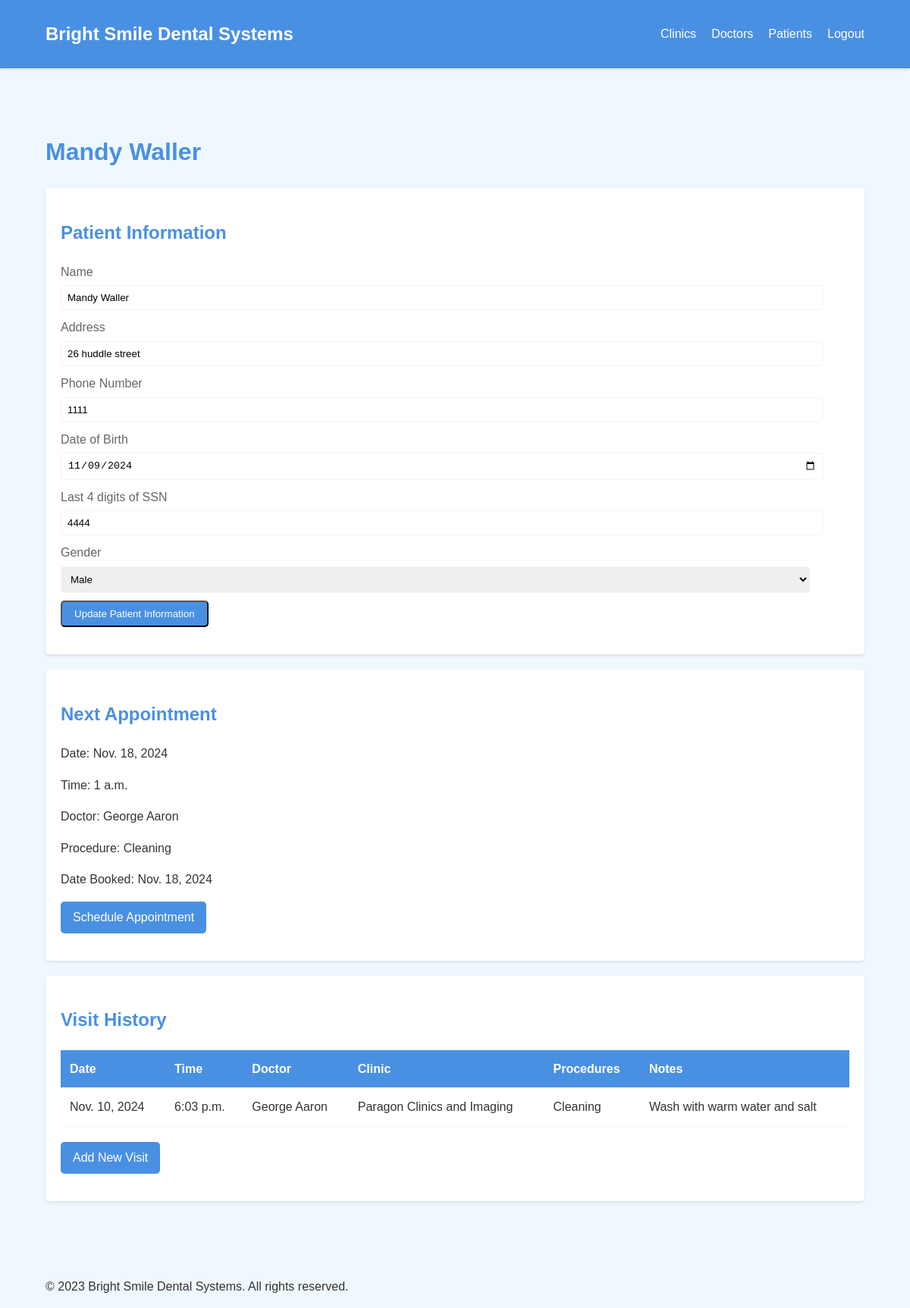
The page /patients/detail/1/ (signed in) on the database its author committed.
### patients/models.py (models this page shows, shortened)
class Patient(models.Model):
    name = models.CharField(max_length=200)
    d_o_b = models.DateField()
    address = models.CharField(max_length=200)
    MALE = "M"
    FEMALE = "F"
    OTHER = "O"
    gender_choices = [
        (MALE, "M"),
        (FEMALE, "F"),
        (OTHER, "O"),
    ]
    gender = models.CharField(max_length=6,
                              choices=gender_choices,
                              default=OTHER)
    ssn_last_4 = models.CharField(max_length=4, default="4444")
    phone_number = PhoneNumberField()

class Appointment(models.Model):
    patient = models.ForeignKey(Patient, on_delete=models.SET_NULL, null=True, related_name="patient_appointment")
    last_visit_date = models.DateField()
    last_visit_time = models.TimeField()
    last_visit_doctor = models.ForeignKey(Doctor, on_delete=models.SET_NULL, null=True, related_name="doctor_last_appointment")
    last_visit_procedures = models.ManyToManyField(Procedure, blank=True, related_name="past_patient_procedures")
    next_appointment = models.BooleanField(default=False)
    next_appointment_date = models.DateField()
    next_appointment_time = models.TimeField()
    next_appointment_doctor = models.ForeignKey(Doctor, on_delete=models.SET_NULL, null=True, related_name="doctor_next_appointment")
    next_appointment_procedure  = models.ForeignKey(Procedure, on_delete=models.DO_NOTHING, related_name="patient_current_procedure")

class Visit(models.Model):
    patient = models.ForeignKey(Patient, on_delete=models.SET_NULL, null=True, related_name="patient_visits")
    visit_date = models.DateField()
    visit_time = models.TimeField()
    doctor = models.ForeignKey(Doctor, on_delete=models.SET_NULL, null=True, related_name="patient_visited")
    clinic = models.ForeignKey(Clinic, on_delete=models.SET_NULL, null=True, related_name="patients_seen")
    procedures = models.ManyToManyField(Procedure, blank=True)
    doctors_notes = models.TextField()

### doctors/models.py (models this page shows, shortened)
class Doctor(models.Model):
    npi = models.IntegerField()
    name = models.CharField(max_length=200)
    email = models.EmailField(default="brightsmile@gmail.com")
    phone_number = PhoneNumberField(max_length=14, default='+234')
    office_address = models.CharField(max_length=200)
    specialties = models.ManyToManyField(Procedure, blank=True)

class Procedure(models.Model):
    name = models.CharField(max_length=200)
    def __str__(self):
        return self.name

### clinics/models.py (models this page shows, shortened)
class Clinic(models.Model):
    name = models.CharField(max_length=200)
    phone_number = PhoneNumberField()
    city = models.CharField(max_length=200)
    state = models.CharField(max_length=200)
    doctors = models.ManyToManyField(Doctor, blank=True, related_name="working_in")

### patients/views.py (the view)
# urls.py: path("detail/<int:pk>/", PatientDetailView.as_view(), name='detail-patients'),
class PatientDetailView(LoginRequiredMixin, DetailView):
    model = Patient
    context_object_name = 'patient'
    template_name = "patient_detail.html"
    def get_object(self, **kwargs):
        pk = self.kwargs.get('pk')
        self.patient = Patient.objects.prefetch_related('patient_visits', 'patient_appointment').get(pk=pk)
        return self.patient
    def get_context_data(self, **kwargs):
        context = super().get_context_data(**kwargs)
        appointment = Appointment.objects.get(patient=self.patient)
        context["appointment"] = appointment
        return context

### patients/templatetags/patient_filters.py (called while the page is built)
@register.filter
def join_names(procedures):
    return ", ".join(procedure.name for procedure in procedures)

### patients/templates/patient_detail.html (shortened to what this page needs)
{% extends 'base.html' %}
{% block content %}
{% load patient_filters %}
<h1>{{ patient.name }}</h1>
<div class="card">
    <h2>Patient Information</h2>
    <form action="{% url 'patients_urls:edit-patients' patient.id %}" method="post">
        <label for="name">Name</label>
        <input type="text" id="name" name="name" value="{{ patient.name }}" required>
        <label for="address">Address</label>
        <input type="text" id="address" name="address" value="{{ patient.address }}" required>
        <label for="phone_number">Phone Number</label>
        <input type="tel" id="phone_number" name="phone_number" value="{{ patient.phone_number }}" required>
        <label for="date_of_birth">Date of Birth</label>
        <input type="date" id="date_of_birth" name="date_of_birth" value="{{ patient.d_o_b|date:'Y-m-d' }}" required>
        <label for="ssn_last_4">Last 4 digits of SSN</label>
        <input type="text" id="ssn_last_4" name="ssn_last_4" value="{{ patient.ssn_last_4 }}" required pattern="\d{4}" maxlength="4">
        <label for="gender">Gender</label>
        <select id="gender" name="gender" required>
            <option value="M" {% if patient.gender == 'M' %}selected{% endif %}>Male</option>
        </select>
        <button type="submit" class="btn">Update Patient Information</button>
    </form>
</div>
<div class="card">
    <h2>Next Appointment</h2>
    {% if appointment and appointment.next_appointment %}
    <p>Date: {{ appointment.next_appointment_date }}</p>
    <p>Time: {{ appointment.next_appointment_time }}</p>
    <p>Doctor: {{ appointment.next_appointment_doctor.name }}</p>
    <p>Procedure: {{ appointment.next_appointment_procedure }}</p>
    <p>Date Booked: {{ appointment.next_appointment_date }}</p>
    {% else %}
    <p>No upcoming appointments.</p>
    {% endif %}
    <a href="{% url 'patients_urls:schedule-appointment' patient.id %}" class="btn">Schedule Appointment</a>
</div>
<div class="card">
    <h2>Visit History</h2>
    <table>
        <thead>
            <tr>
                <th>Date</th>
                <th>Time</th>
                <th>Doctor</th>
                <th>Clinic</th>
                <th>Procedures</th>
                <th>Notes</th>
            </tr>
        </thead>
        <tbody>
            {% for visit in patient.patient_visits.all %}
            <tr>
                <td>{{ visit.visit_date }}</td>
                <td>{{ visit.visit_time }}</td>
                <td>{{ visit.doctor.name }}</td>
                <td>{{ visit.clinic.name }}</td>
                <td>{{ visit.procedures.all|join_names }}</td>
                <td>{{ visit.doctors_notes }}</td>
            </tr>
            {% endfor %}
        </tbody>
    </table>
    <a href="{% url 'patients_urls:visit-add-patients' patient.id %}" class="btn">Add New Visit</a>
</div>
{% endblock %}

### static/css/style.css (style rules this page uses)
:root { --primary-color: #4a90e2; --secondary-color: #f0f8ff; --accent-color: #ff6b6b; --text-color: #333333; --light-gray: #f5f5f5; --dark-gray: #666666; }
body { font-family: Arial, sans-serif; line-height: 1.6; color: var(--text-color); background-color: var(--secondary-color); margin: 0; padding: 0; }
h1, h2, h3 { color: var(--primary-color); }
.btn { display: inline-block; background-color: var(--primary-color); color: white; padding: 0.5rem 1rem; text-decoration: none; border-radius: 5px; transition: background-color 0.3s ease; margin-bottom: 1rem; }
.card { background-color: white; border-radius: 5px; box-shadow: 0 2px 4px rgba(0, 0, 0, 0.1); padding: 20px; margin-bottom: 20px; }
table { width: 100%; border-collapse: collapse; margin-bottom: 20px; }
th, td { padding: 12px; text-align: left; border-bottom: 1px solid var(--light-gray); }
th { background-color: var(--primary-color); color: white; }
form label { display: block; margin-bottom: 5px; color: var(--dark-gray); }
form input[type="text"], form input[type="email"], form input[type="password"], form input[type="tel"], form input[type="date"], form select, form textarea { width: 95%; padding: 8px; margin-bottom: 10px; border: 1px solid var(--light-gray); border-radius: 4px; }

### rows shown on the page
Patient: name "Mandy Waller", address "26 huddle street", phone_number "1111", date_of_birth "11/09/2024", ssn_last_4 "4444", gender "Male"
Appointment: next_appointment_date "Nov. 18, 2024", next_appointment_time "1 a.m.", next_appointment_doctor.name "George Aaron", next_appointment_procedure "Cleaning"
Visit: visit_date "Nov. 10, 2024", visit_time "6:03 p.m.", doctor.name "George Aaron", clinic.name "Paragon Clinics and Imaging", procedures.all "Cleaning", doctors_notes "Wash with warm water and salt"
